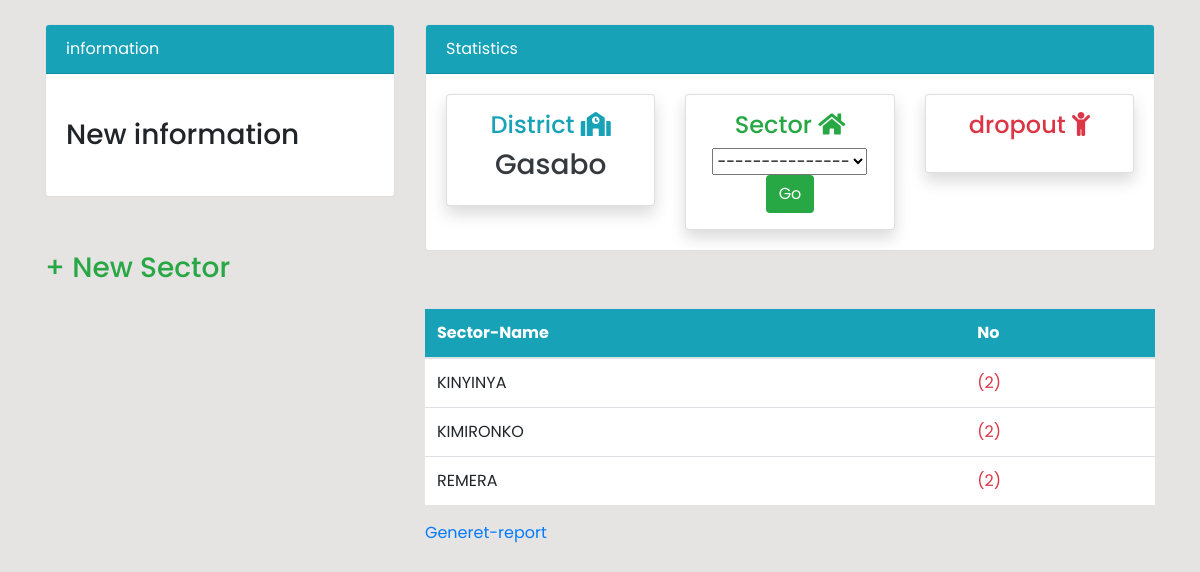
Screenshot of /sector-list/ with the database file from the repository.
### base/models.py (models this page shows, shortened)
class Sector(models.Model):
    district = models.ForeignKey(District, on_delete=models.CASCADE)
    s_name = models.CharField(max_length=20)
    class Meta:
        db_table='sector'

### user/views.py (the view)
# urls.py: path('sector-list/', views.displaySectors, name="sector-list"),
def displaySectors(request):
    sectors = Sector.objects.all()
    context = {'sectors': sectors}
    return render(request, 'dashboard/sector.html', context)

### templates/dashboard/sector.html (shortened to what this page needs)
{% extends 'layouts/main.html' %}
{% block content %}
{% include 'layouts/topside.html' %}
<div class="container">
    <h3 > <a class="text-success text-decoration-none"href="{% url 'record-sector' %}"> + New Sector</a></h3>
  <div class="row my-4">
    <div class="col-md-4"> </div>
      <div class="col-md-8">
         <table class="table bg-white">
    <thead class="bg-info text-white">
      <tr>
        <th scope="col">Sector-Name</th>
        <th scope="col">No</th>
      </tr>
    </thead>
    <tbody>
      {% for sec in sectors %}
      <tr>
        <td>{{ sec.s_name }}</td>
        <td>
            <a class="text-decoration-none text-danger" href="">(2)</a>
          </td>
      </tr>
      {% endfor %}
    </tbody>
  </table>
  <a href="">Generet-report</a>
      </div>
    </div>
</div>
{% endblock content %}

### static/css/style.css (style rules this page uses)
body { background: rgb(230,227,227); }

### static/css/style2.css (style rules this page uses)
:root { --main-color: #ff5f2f; --color-dark: #1d2231; --text-gray: #8390a2; --white: #fff; --sidebar-color: #252631; --sidebar-active: #444bf8; --sidebar-active-hover: #50505a; --border-color: #ccc; --main-background: #f1f5f9; --sidebar-width: 345px; --sidebar-width-check: 100px; --box-shadow: 2px 2px 5px rgba(0, 0, 0, 0.2); }
* { padding: 0; margin: 0; box-sizing: border-box; list-style: none; text-decoration: none; }
body { font-family: 'Poppins', sans-serif; }

### rows the page displays
Sector: s_name "KINYINYA"
Sector: s_name "KIMIRONKO"
Sector: s_name "REMERA"
